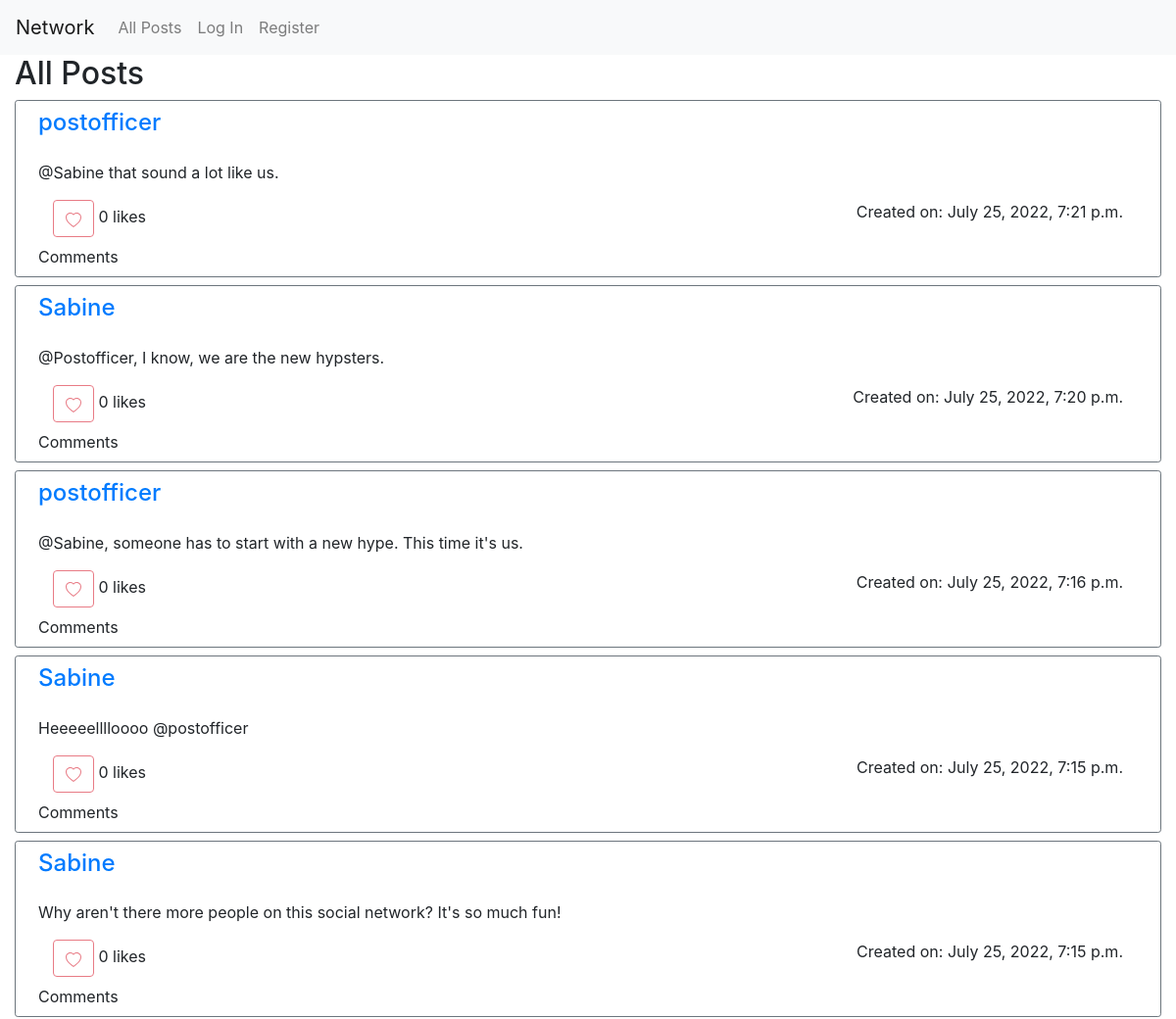
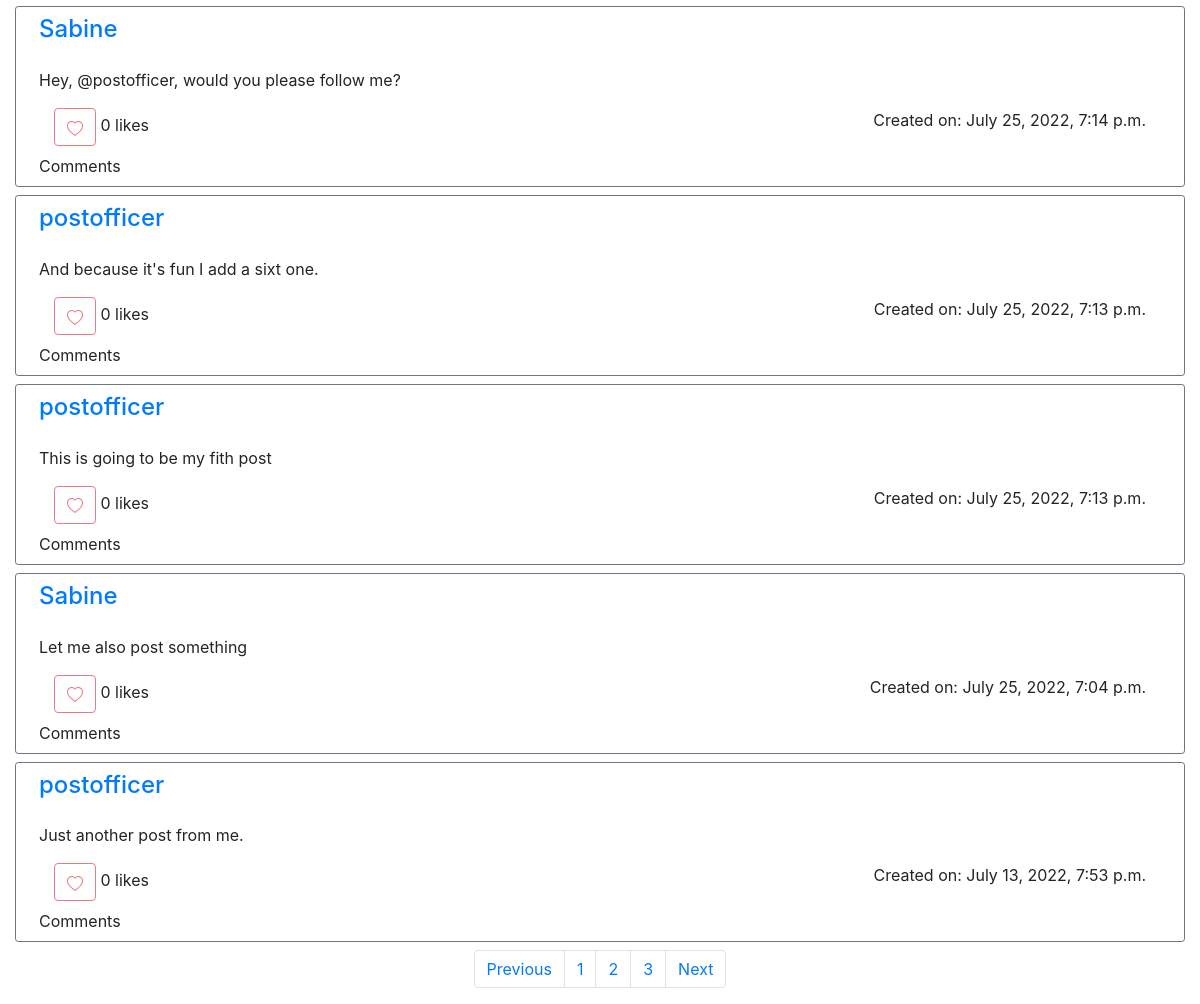
Screenshot of /?page=2 with the database file from the repository (2 pictures, top to bottom).
### network/models.py (models this page shows, shortened)
class Post(models.Model):
    user = models.ForeignKey("User", on_delete=models.CASCADE, related_name="posts")
    post = models.TextField(max_length=post_max_length, blank=False)
    likes = models.ManyToManyField("User", blank=True, related_name="likes")
    created_on = models.DateTimeField(auto_now_add=True)
    modified_on = models.DateField(auto_now=True)
    @property
    def like_count(self):
        return self.likes.count()

class User(AbstractUser):
    registered = models.DateTimeField(auto_now_add=True)

### network/views.py (the view)
# urls.py: path("", views.index, name="index"),
def index(request):
    posts_list = Post.objects.all().order_by("-created_on")
    paginator = Paginator(posts_list, 10)
    page_number = request.GET.get("page", 1)
    posts = paginator.get_page(page_number)
    return render(request, "network/index.html", {
        "posts": posts,
        "post_max_length": post_max_length,
        "current_page": page_number,
        "page_range": range(posts.paginator.num_pages),
        },
    )

### network/templates/network/index.html (shortened to what this page needs)
{% extends "network/layout.html" %}
{% block body %}
<div class="container-fluid gap-3">
    <h2>All Posts</h2>
    {% include 'network/layout-post.html' %}
</div>
{% endblock %}

### network/templates/network/layout-post.html (shortened to what this page needs)
{% for post in posts %}
    <div class="container-fluid border border-secondary rounded-sm mb-2">
        <div class="row m-2">
            <h4><a href="{% url 'profile' post.user.id %}">{{ post.user.username }}</a></h4>
        </div>
        <div class="row m-2" id="edit{{post.id}}">
            {{ post.post }}
        </div>
        <div class="row m-2 justify">
            <div class="col-2 justify-content-start">
                {% if request.user.is_authenticated and request.user.id != post.user.id %}
                    {% if request.user not in post.likes.all %}
                        <button id="{{ post.id }}" type="button" class="btn btn-outline-danger" onClick="like({{post.id}})">
                            <svg xmlns="http://www.w3.org/2000/svg" width="16" height="16" fill="currentColor" class="bi bi-heart" viewBox="0 0 16 16">
                                <path d="m8 2.748-.717-.737C5.6.281 2.514.878 1.4 3.053c-.523 1.023-.641 2.5.314 4.385.92 1.815 2.834 3.989 6.286 6.357 3.452-2.368 5.365-4.542 6.286-6.357.955-1.886.838-3.362.314-4.385C13.486.878 10.4.28 8.717 2.01L8 2.748zM8 15C-7.333 4.868 3.279-3.04 7.824 1.143c.06.055.119.112.176.171a3.12 3.12 0 0 1 .176-.17C12.72-3.042 23.333 4.867 8 15z"/>
                            </svg>
                        </button>
                        {% else %}
                        <button id="{{ post.id }}" type="button" class="btn btn-danger" onClick="like({{post.id}})">
                            <svg xmlns="http://www.w3.org/2000/svg" width="16" height="16" fill="currentColor" class="bi bi-heart" viewBox="0 0 16 16">
                                <path d="m8 2.748-.717-.737C5.6.281 2.514.878 1.4 3.053c-.523 1.023-.641 2.5.314 4.385.92 1.815 2.834 3.989 6.286 6.357 3.452-2.368 5.365-4.542 6.286-6.357.955-1.886.838-3.362.314-4.385C13.486.878 10.4.28 8.717 2.01L8 2.748zM8 15C-7.333 4.868 3.279-3.04 7.824 1.143c.06.055.119.112.176.171a3.12 3.12 0 0 1 .176-.17C12.72-3.042 23.333 4.867 8 15z"/>
                            </svg>
                        </button>
                    {% endif %}
                {% else %}
                <button type="button" class="btn btn-outline-danger" disabled>
                </button>
                {% endif %}
                <span id="like_count{{ post.id }}">{{ post.like_count }}</span> likes
            </div>
            <div class="col" style="text-align: right">
                Created on: {{ post.created_on }}
            </div>
        </div>
        <div class="row m-2">
            Comments
        </div>
    </div>
{% endfor %}
<nav aria-label="Page navigation example">
    <ul class="pagination justify-content-center">
        {% if posts.has_previous %}
            <li class="page-item">
                <a class="page-link" href="?page={{ posts.previous_page_number }}">Previous</a>
            </li>
        {% endif %}
        {% if posts.has_previous or posts.has_next %}
            {% for page in page_range %}
                {% if forloop.counter|slugify == current_page|slugify %}
                    <li class="page-item"><a class="page-link" href="#">{{ forloop.counter }}<span class="sr-only">(current)</span></a></li>
                {% else %}
                    <li class="page-item"><a class="page-link" href="?page={{ forloop.counter }}"> {{ forloop.counter }}</a></li>
                {% endif %}
            {% endfor %}
        {% endif %}
        {% if posts.has_next %}
            <li class="page-item">
                <a class="page-link" href="?page={{ posts.next_page_number }}">Next</a>
            </li>
        {% endif %}
    </ul>
</nav>

### rows the page displays
Post: user.username "postofficer", post "@Sabine that sound a lot like us.", like_count "0", created_on "July 25, 2022, 7:21 p.m."
Post: user.username "Sabine", post "@Postofficer, I know, we are the new hypsters.", like_count "0", created_on "July 25, 2022, 7:20 p.m."
Post: user.username "postofficer", post "@Sabine, someone has to start with a new hype. This time it's us.", like_count "0", created_on "July 25, 2022, 7:16 p.m."
Post: user.username "Sabine", post "Heeeeelllloooo @postofficer", like_count "0", created_on "July 25, 2022, 7:15 p.m."
Post: user.username "Sabine", post "Why aren't there more people on this social network? It's so much fun!", like_count "0", created_on "July 25, 2022, 7:15 p.m."
Post: user.username "Sabine", post "Hey, @postofficer, would you please follow me?", like_count "0", created_on "July 25, 2022, 7:14 p.m."
Post: user.username "postofficer", post "And because it's fun I add a sixt one.", like_count "0", created_on "July 25, 2022, 7:13 p.m."
Post: user.username "postofficer", post "This is going to be my fith post", like_count "0", created_on "July 25, 2022, 7:13 p.m."
Post: user.username "Sabine", post "Let me also post something", like_count "0", created_on "July 25, 2022, 7:04 p.m."
Post: user.username "postofficer", post "Just another post from me.", like_count "0", created_on "July 13, 2022, 7:53 p.m."
